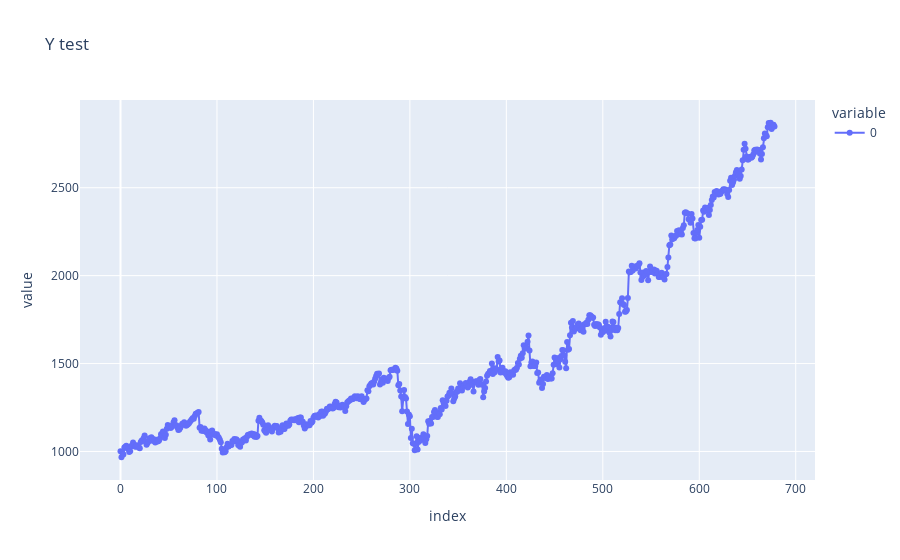
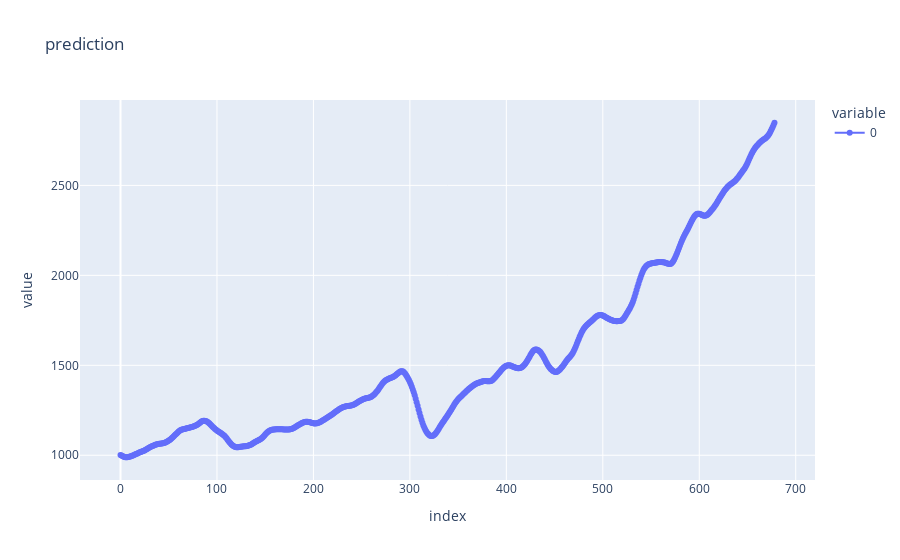

The cell these charts' notebook holds for them, in order:
### Code cell
import plotly.express as px
fig = px.line( y_test,markers=True,title='Y test')
fig.show()
fig = px.line( y_pred_rescaled, markers=True ,title='prediction')
fig.show()

### Figure 1 — Plotly figure (JSON) as saved in the notebook; plotly's stock layout.template omitted (floating-point values rounded to 4 significant figures; data arrays with more than 128 entries replaced by an {"elided": "..."} marker saying what was removed)
{"data": [{"hovertemplate": "variable=0<br>index=%{x}<br>value=%{y}<extra></extra>", "legendgroup": "0", "line": {"color": "#636efa", "dash": "solid"}, "marker": {"symbol": "circle"}, "mode": "lines+markers", "name": "0", "orientation": "v", "showlegend": true, "type": "scatter", "x": {"elided": "679 int values"}, "xaxis": "x", "y": {"elided": "679 float values"}, "yaxis": "y"}], "layout": {"legend": {"title": {"text": "variable"}, "tracegroupgap": 0}, "title": {"text": "Y test"}, "xaxis": {"anchor": "y", "domain": [0, 1], "title": {"text": "index"}}, "yaxis": {"anchor": "x", "domain": [0, 1], "title": {"text": "value"}}}}

### Figure 2 — Plotly figure (JSON) as saved in the notebook; plotly's stock layout.template omitted (floating-point values rounded to 4 significant figures; data arrays with more than 128 entries replaced by an {"elided": "..."} marker saying what was removed)
{"data": [{"hovertemplate": "variable=0<br>index=%{x}<br>value=%{y}<extra></extra>", "legendgroup": "0", "line": {"color": "#636efa", "dash": "solid"}, "marker": {"symbol": "circle"}, "mode": "lines+markers", "name": "0", "orientation": "v", "showlegend": true, "type": "scatter", "x": {"elided": "679 int values"}, "xaxis": "x", "y": {"elided": "679 float values"}, "yaxis": "y"}], "layout": {"legend": {"title": {"text": "variable"}, "tracegroupgap": 0}, "title": {"text": "prediction"}, "xaxis": {"anchor": "y", "domain": [0, 1], "title": {"text": "index"}}, "yaxis": {"anchor": "x", "domain": [0, 1], "title": {"text": "value"}}}}
